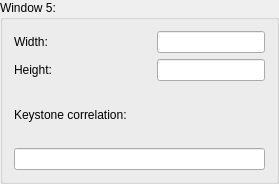
              <widget class="QGroupBox" name="groupBox_5">
               <property name="sizePolicy">
                <sizepolicy hsizetype="MinimumExpanding" vsizetype="MinimumExpanding">
                 <horstretch>0</horstretch>
                 <verstretch>0</verstretch>
                </sizepolicy>
               </property>
               <property name="minimumSize">
                <size>
                 <width>279</width>
                 <height>184</height>
                </size>
               </property>
               <property name="title">
                <string>Window 5:</string>
               </property>
               <layout class="QHBoxLayout" name="horizontalLayout_30">
                <item>
                 <layout class="QVBoxLayout" name="verticalLayout_7">
                  <property name="sizeConstraint">
                   <enum>QLayout::SetMinAndMaxSize</enum>
                  </property>
                  <item>
                   <layout class="QHBoxLayout" name="horizontalLayout_12">
                    <item>
                     <widget class="QLabel" name="label_17">
                      <property name="text">
                       <string>Width:  </string>
                      </property>
                      <property name="buddy">
                       <cstring>width1</cstring>
                      </property>
                     </widget>
                    </item>
                    <item>
                     <spacer name="horizontalSpacer_12">
                      <property name="orientation">
                       <enum>Qt::Horizontal</enum>
                      </property>
                      <property name="sizeHint" stdset="0">
                       <size>
                        <width>18</width>
                        <height>20</height>
                       </size>
                      </property>
                     </spacer>
                    </item>
                    <item>
                     <widget class="QLineEdit" name="width5"/>
                    </item>
                   </layout>
                  </item>
                  <item>
                   <layout class="QHBoxLayout" name="horizontalLayout_13">
                    <item>
                     <widget class="QLabel" name="label_18">
                      <property name="text">
                       <string>Height:</string>
                      </property>
                      <property name="buddy">
                       <cstring>height1</cstring>
                      </property>
                     </widget>
                    </item>
                    <item>
                     <spacer name="horizontalSpacer_13">
                      <property name="orientation">
                       <enum>Qt::Horizontal</enum>
                      </property>
                      <property name="sizeHint" stdset="0">
                       <size>
                        <width>18</width>
                        <height>20</height>
                       </size>
                      </property>
                     </spacer>
                    </item>
                    <item>
                     <widget class="QLineEdit" name="height5">
                      <property name="text">
                       <string/>
                      </property>
                     </widget>
                    </item>
                   </layout>
                  </item>
                  <item>
                   <widget class="QLabel" name="label_19">
                    <property name="text">
                     <string>Keystone correlation:</string>
                    </property>
                    <property name="buddy">
                     <cstring>keystone1</cstring>
                    </property>
                   </widget>
                  </item>
                  <item>
                   <widget class="QLineEdit" name="keystone5"/>
                  </item>
                 </layout>
                </item>
               </layout>
              </widget>
